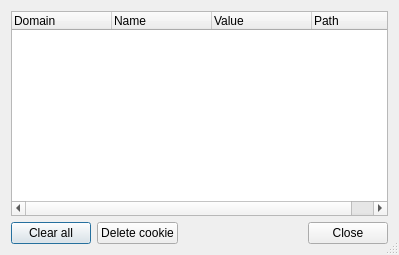
<?xml version="1.0" encoding="UTF-8"?>
<ui version="4.0">
 <class>CookieDlg</class>
 <widget class="QDialog" name="CookieDlg">
  <property name="geometry">
   <rect>
    <x>0</x>
    <y>0</y>
    <width>399</width>
    <height>255</height>
   </rect>
  </property>
  <property name="windowTitle">
   <string>Dialog</string>
  </property>
  <property name="sizeGripEnabled">
   <bool>true</bool>
  </property>
  <layout class="QVBoxLayout" name="verticalLayout">
   <item>
    <widget class="QTreeWidget" name="_cookieTree">
     <column>
      <property name="text">
       <string>Domain</string>
      </property>
     </column>
     <column>
      <property name="text">
       <string>Name</string>
      </property>
     </column>
     <column>
      <property name="text">
       <string>Value</string>
      </property>
     </column>
     <column>
      <property name="text">
       <string>Path</string>
      </property>
     </column>
    </widget>
   </item>
   <item>
    <layout class="QHBoxLayout" name="horizontalLayout">
     <item>
      <widget class="QPushButton" name="_clear">
       <property name="text">
        <string>Clear all</string>
       </property>
      </widget>
     </item>
     <item>
      <widget class="QPushButton" name="_delete">
       <property name="text">
        <string>Delete cookie</string>
       </property>
      </widget>
     </item>
     <item>
      <spacer name="horizontalSpacer">
       <property name="orientation">
        <enum>Qt::Horizontal</enum>
       </property>
       <property name="sizeHint" stdset="0">
        <size>
         <width>40</width>
         <height>20</height>
        </size>
       </property>
      </spacer>
     </item>
     <item>
      <widget class="QDialogButtonBox" name="_buttonBox">
       <property name="orientation">
        <enum>Qt::Horizontal</enum>
       </property>
       <property name="standardButtons">
        <set>QDialogButtonBox::Close</set>
       </property>
      </widget>
     </item>
    </layout>
   </item>
  </layout>
 </widget>
 <resources/>
 <connections>
  <connection>
   <sender>_buttonBox</sender>
   <signal>accepted()</signal>
   <receiver>CookieDlg</receiver>
   <slot>accept()</slot>
   <hints>
    <hint type="sourcelabel">
     <x>248</x>
     <y>254</y>
    </hint>
    <hint type="destinationlabel">
     <x>157</x>
     <y>274</y>
    </hint>
   </hints>
  </connection>
  <connection>
   <sender>_buttonBox</sender>
   <signal>rejected()</signal>
   <receiver>CookieDlg</receiver>
   <slot>reject()</slot>
   <hints>
    <hint type="sourcelabel">
     <x>316</x>
     <y>260</y>
    </hint>
    <hint type="destinationlabel">
     <x>286</x>
     <y>274</y>
    </hint>
   </hints>
  </connection>
 </connections>
</ui>
